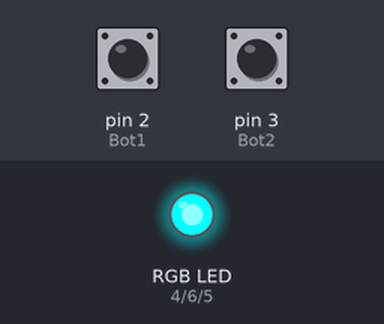
Simulated run of this sketch. Board: Arduino Uno, built with avr-gcc and run on an emulated ATmega328P. Shown: an RGB LED mixed from three pins (HIGH = lit). Dashed ring = blinking. Inputs (shaded band) come from the test bench; at power-on: pin 2 (Bot1) HIGH, pin 3 (Bot2) HIGH.

Above: at 1.2 s.
1.3 s: pin 2 (Bot1) pulled LOW for 1 s
At 2.3 s:
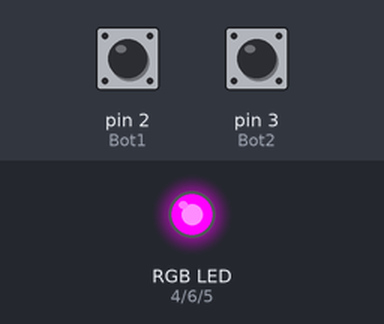
4.0 s: pin 3 (Bot2) pulled LOW for 0.15 s
At 4.4 s:
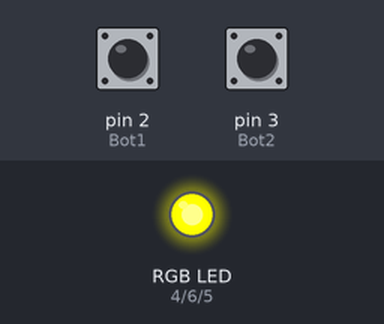
6.0 s: pin 3 (Bot2) pulled LOW for 3.2 s
At 10.1 s:
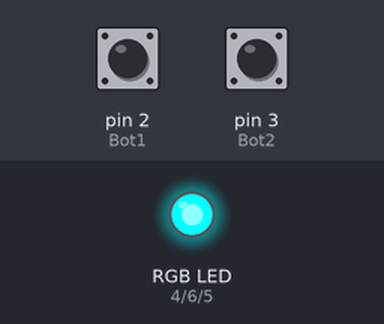
11.0 s: pin 2 (Bot1) pulled LOW for 3.2 s
At 11.3 s:
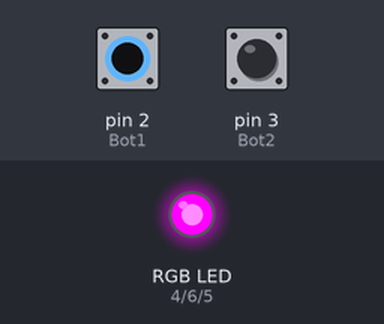
16.0 s: pin 2 (Bot1) driven LOW and pin 3 (Bot2) driven LOW
At 16.3 s:
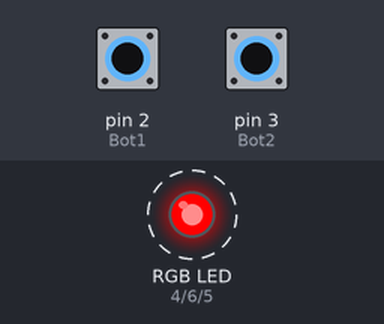
Timing chart, 0 to 20.0 s (numbered marks = the images above; inputs shaded):
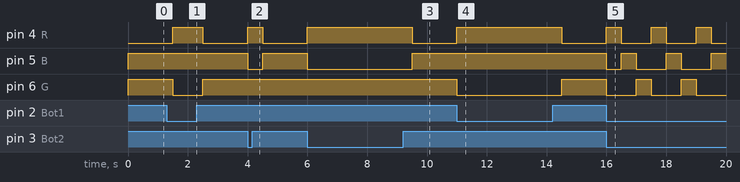

Measured:
- after the input at 1.3 s, pin 4 (R): LOW → HIGH after 0.20 s, → LOW 1.0 s later; pin 6 (G): HIGH → LOW after 0.20 s, → HIGH 1.0 s later
- after the input at 4.0 s, pin 4 (R): LOW → HIGH at once, → LOW 0.50 s later; pin 5 (B): HIGH → LOW at once, → HIGH 0.50 s later
- after the input at 6.0 s, pin 4 (R): LOW → HIGH at once, → LOW 3.5 s later; pin 5 (B): HIGH → LOW at once, → HIGH 3.5 s later
- after the input at 11.0 s, pin 4 (R): LOW → HIGH at once, → LOW 3.5 s later; pin 6 (G): HIGH → LOW at once, → HIGH 3.5 s later
- after the input at 16.0 s, pin 4 (R), pin 6 (G): alternates HIGH for 0.50 s and LOW for 1.0 s, starting at once; pin 5 (B): HIGH → LOW at once, then repeats every 1.5 s: HIGH 0.50 s, LOW 1.0 s

The sketch:

LED_RGB.ino
```cpp
/*
 Fundacion Kinal
 Centro Educativo Tecnico Laborla Kinal
 Electronica
 Grado: Quinto
 Seccion: A
 Curso: Taller de eleectronica digital y reparacion de computadoras I
 Nombre: Juan Manuel Sebastian Ixen Coy
 Carne: 2019519
 Fecha: 13/04
 */
 #define Bot1 2
 #define Bot2 3
 #define R 4
 #define B 5
 #define G 6

 void setup() {

pinMode(Bot1,INPUT);
pinMode(Bot2,INPUT);
pinMode(R,OUTPUT);
pinMode(B,OUTPUT);
pinMode(G,OUTPUT);


 }

void loop() {

 if(digitalRead(Bot1)== LOW && digitalRead(Bot2) == LOW)
   {
 digitalWrite(R,HIGH);//rojo
 digitalWrite(B,LOW);//azul
 digitalWrite(G,LOW);//verde
 delay(500);
 digitalWrite(R,LOW);//rojo
 digitalWrite(B,HIGH);//azul
 digitalWrite(G,LOW);//verde
 delay(500);
 digitalWrite(R,LOW);//rojo
 digitalWrite(B,LOW);//azul
 digitalWrite(G,HIGH);//verde
 delay(500);
}

 if(digitalRead(Bot1)== HIGH && digitalRead(Bot2) == LOW)
{
 digitalWrite(R,HIGH);//rojo
 digitalWrite(B,LOW);//azul
 digitalWrite(G,HIGH);//verde
  delay(500);

}
 if(digitalRead(Bot1)== HIGH && digitalRead(Bot2) == HIGH)
{
 digitalWrite(R,LOW);//rojo
 digitalWrite(B,HIGH);//azul
 digitalWrite(G,HIGH);//verde
  delay(500);

 }
 if(digitalRead(Bot1)== LOW && digitalRead(Bot2) == HIGH)
{
 digitalWrite(R,HIGH);//rojo
 digitalWrite(B,HIGH);//azul
 digitalWrite(G,LOW);//verde
  delay(500);

 }
  }
```
